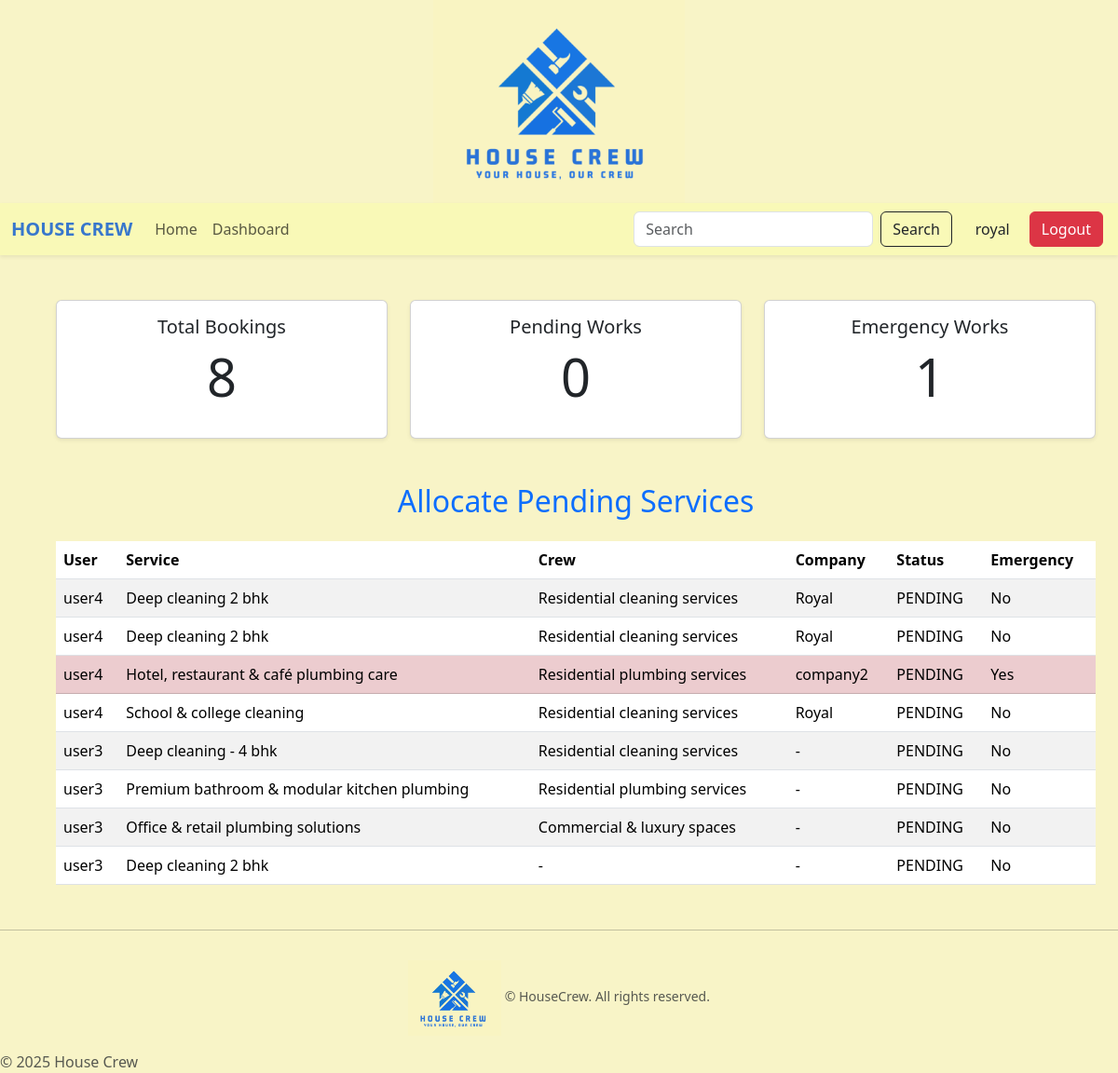
Before: /admin-app/monitor_services/ (signed in) with the older database file.
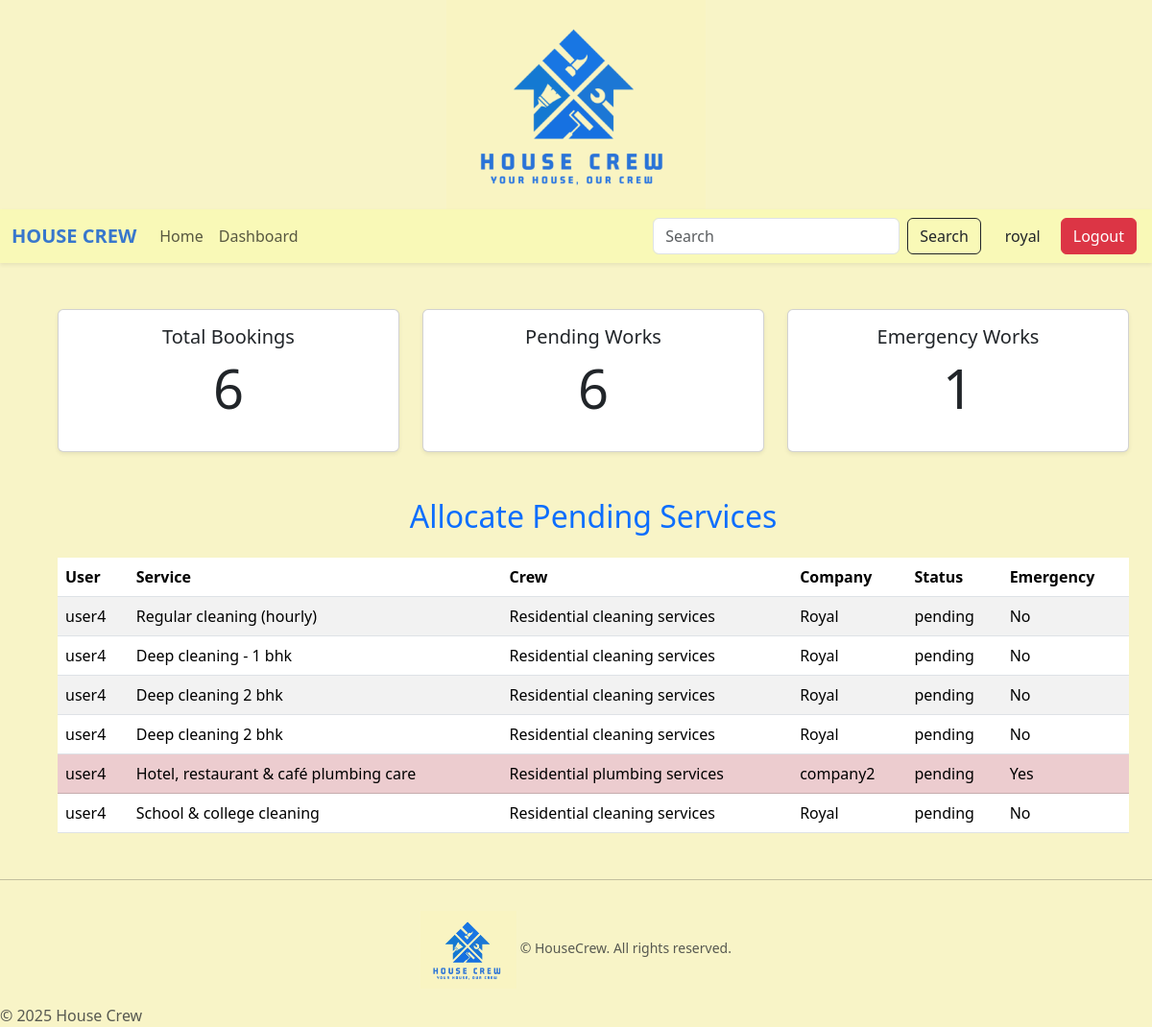
After: the same page with the newer database file.
### user_app/models.py (models this page shows, shortened)
class Booking(models.Model):
    STATUS_CHOICES=[
        ('pending' , 'pending'),
        ('allocated', 'allocated'),
        ('completed' , 'completed'),
        ('rejected' , 'rejected'),
        ('cancelled' , 'cancelled')
    ]
    user = models.ForeignKey(User, on_delete=models.CASCADE)
    service = models.ForeignKey(AddServices, on_delete=models.CASCADE)
    company=models.ForeignKey(S_Company, on_delete=models.CASCADE, null=True, blank=True)
    booked_at = models.DateTimeField(auto_now_add=True)
    is_emergency=models.BooleanField(default=False)
    is_available= models.BooleanField(default=True)
    crew=models.ForeignKey(HouseCrew, on_delete=models.CASCADE, null=True, blank=True)
    status = models.CharField(max_length=15, choices=STATUS_CHOICES ,default='pending')

### admin_app/models.py (models this page shows, shortened)
class AddServices(models.Model):
    crew=models.ForeignKey(HouseCrew, on_delete=models.CASCADE, null=False, blank=False, related_name='services')
    name_of_service=models.CharField(max_length=100)
    description=models.TextField()
    base_charge=models.DecimalField(max_digits=10, decimal_places=2)
    category=models.ForeignKey(S_Category, on_delete=models.CASCADE, null=True, blank=False, related_name='services')
    is_emergency=models.BooleanField(default=False)

class HouseCrew(models.Model):
    h_services=models.CharField(max_length=100)
    s_category=models.ForeignKey(S_Category, on_delete=models.CASCADE, null=False, blank=False )
    is_emergency=models.BooleanField(default=False)
    class Meta:
        unique_together=('h_services', 's_category')

### company_app/models.py (models this page shows)
class S_Company(models.Model):
    APPROVAL_STATUS = [
        ('Pending' , 'Pending'),
        ('Approved' , 'Approved'),
        ('Rejected', 'Rejected')
    ]
    c_name=models.CharField(max_length=100, unique=True,
                            verbose_name="Company Name",
                            error_messages={"unique" : "This company already exists"})
    c_registration=models.CharField(max_length=30, unique=True, validators=[registration_validator])
    c_mobile_no=models.CharField(max_length=15, validators=[mobile_validator])
    c_email_id=models.EmailField(unique=True, validators=[email_validator])
    c_service_location=models.ManyToManyField(Location, related_name='companies')
    approval_status = models.CharField(max_length=15, choices=APPROVAL_STATUS, default='Pending')
    is_active = models.BooleanField(default=False)
    rejection_reason= models.TextField(blank=True, null=True)
    can_resubmit= models.BooleanField(default=False)
    user= models.OneToOneField(User, on_delete=models.CASCADE, null=True, blank=True, related_name='company_profile')
    def __str__(self):
        return self.c_name

### admin_app/views.py (the view)
# urls.py: path('monitor_services/',views.monitor_services,name='monitor_services'),
def monitor_services(request):
    bookings = Booking.objects.all().order_by('-booked_at')
    context = {
        'total_bookings': bookings.count(),
        'pending_count': bookings.filter(status ='pending').count(),
        'allocated_count': bookings.filter(status='allocated').count(),
        'completed_count': bookings.filter(status='completed').count(),
        'emergency_count': bookings.filter(is_emergency=True).count(),
        'bookings': bookings,
    }
    return render(request, 'admin_app/monitor_services.html', context)

### admin_app/templates/admin_app/monitor_services.html (shortened to what this page needs)
{% extends "user_app/base.html" %}
{% block content %}
<div class="container m-5">
    <div class="row g-4 mb-5">
        <div class="col-md-4">
            <div class="card shadow-sm text-center p-3">
                <h5 class="card-title">Total Bookings</h5>
                <p class="display-4">{{ total_bookings }}</p>
            </div>
        </div>
        <div class="col-md-4">
            <div class="card shadow-sm text-center p-3">
                <h5 class="card-title">Pending Works</h5>
                <p class="display-4">{{ pending_count }}</p>
            </div>
        </div>
        <div class="col-md-4">
            <div class="card shadow-sm text-center p-3">
                <h5 class="card-title">Emergency Works</h5>
                <p class="display-4">{{ emergency_count }}</p>
            </div>
        </div>
    </div>
    <h2 class="text-center text-primary mb-4">Allocate Pending Services</h2>
    <table class="table table-striped">
  <thead>
    <tr>
      <th>User</th>
      <th>Service</th>
      <th>Crew</th>
      <th>Company</th>
      <th>Status</th>
      <th>Emergency</th>
    </tr>
  </thead>
  <tbody>
    {% for booking in bookings %}
    <tr class="{% if booking.is_emergency %}table-danger{% endif %}">
      <td>{{ booking.user.username }}</td>
      <td>{{ booking.service.name_of_service }}</td>
      <td>{{ booking.crew.h_services|default:"-" }}</td>
      <td>{{ booking.company|default:"-" }}</td>
      <td>{{ booking.status }}</td>
      <td>{{ booking.is_emergency|yesno:"Yes,No" }}</td>
    </tr>
    {% endfor %}
  </tbody>
</table>
  </div>
{% endblock content %}

Changed rows visible on the page:
removed Booking: user.username "user4", service.name_of_service "Deep cleaning 2 bhk", crew.h_services "Residential cleaning services", company "Royal", status "PENDING", is_emergency "No"
removed Booking: user.username "user3", service.name_of_service "Deep cleaning - 4 bhk", crew.h_services "Residential cleaning services", company "-", status "PENDING", is_emergency "No"
removed Booking: user.username "user3", service.name_of_service "Premium bathroom & modular kitchen plumbing", crew.h_services "Residential plumbing services", company "-", status "PENDING", is_emergency "No"
removed Booking: user.username "user3", service.name_of_service "Office & retail plumbing solutions", crew.h_services "Commercial & luxury spaces", company "-", status "PENDING", is_emergency "No"
removed Booking: user.username "user3", service.name_of_service "Deep cleaning 2 bhk", crew.h_services "-", company "-", status "PENDING", is_emergency "No"
added Booking: user.username "user4", service.name_of_service "Regular cleaning (hourly)", crew.h_services "Residential cleaning services", company "Royal", status "pending", is_emergency "No"
added Booking: user.username "user4", service.name_of_service "Deep cleaning - 1 bhk", crew.h_services "Residential cleaning services", company "Royal", status "pending", is_emergency "No"
added Booking: user.username "user4", service.name_of_service "Deep cleaning 2 bhk", crew.h_services "Residential cleaning services", company "Royal", status "pending", is_emergency "No"
changed Booking (number 4 of 6 on the later page): status "PENDING" → "pending"
changed Booking "Yes": status "PENDING" → "pending"
changed Booking "School & college cleaning": status "PENDING" → "pending"
Other visible differences:
{{ total_bookings }}: "8" → "6"
{{ pending_count }}: "0" → "6"
